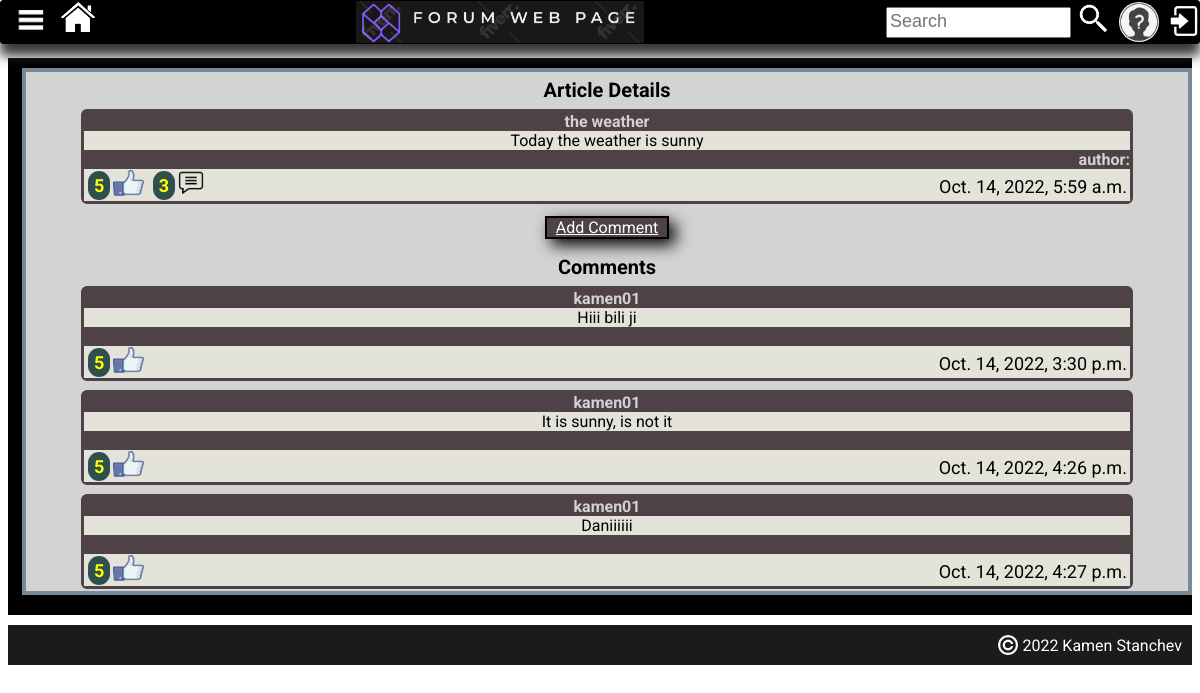
Screenshot of /article-details/1/ with the database file from the repository.
### forum_project/main_app/models.py (models this page shows, shortened)
class PostArticle(models.Model):
    title = models.CharField(max_length=30, unique=True)
    content = models.TextField()
    likes = models.IntegerField(default=0)
    date_created = models.DateTimeField(auto_now_add=True)
    topic = models.CharField(max_length=30, choices=topics_choices(), default='NO TOPIC')
    user = models.ForeignKey(User, on_delete=models.CASCADE)
    @property
    def comments(self):
        result = self.articlecomment_set.all()
        return result

class ArticleComment(models.Model):
    user = models.ForeignKey(User, on_delete=models.CASCADE)
    post_article = models.ForeignKey(PostArticle, on_delete=models.CASCADE)
    content = models.TextField(max_length=300)
    data_created = models.DateTimeField(auto_now_add=True)
    likes = models.IntegerField(default=0)

### forum_project/main_app/views.py (the view)
# urls.py: path('article-details/<int:pk>/', views.ArticleDetails.as_view(), name='article-details'),
class ArticleDetails(DetailView):
    model = PostArticle
    template_name = 'article-detail.html'
    context_object_name = "article"

### forum_project/main_app/templates/article-detail.html (shortened to what this page needs)
{% extends 'base.html' %}
{% load static %}
{% block page_content %}
    <div class="main-container">
        <div class="central-container">
                <p class="container-name">
                    Article Details
                </p>
            <div class="container-items">
                <p class="topic-title">
                    {{ article.title }}
                </p>
                <p class="topic-content">
                    {{ article.content }}
                </p>
                <p class="topic-author">
                    author: {{ article.user.first_name }} {{ article.user.last_name }}
                </p>
                <div class="status-topic">
                    <div class="status-data-left" style="background-color: darkslategrey">{{ article.likes }}</div>
                        <a href="{% url 'likes' article.id %}"><img class="like-button" src="{% static 'icons/like.png' %}"></a>
                    <div class="status-data-left" style="background-color: darkslategrey">{{ article.comments|length }}</div>
                        <a href="{% url 'article-details' article.id %}"><img class="like-button" src="{% static 'icons/comment-black.png' %}"></a>
                    <div class="status-data-right">{{ article.date_created }}</div>
                </div>
            </div>
            <a href="{% url 'create-comment' article.pk %}"
                    style="
                    width: 120px;
                    margin: 10px 0;
                    align-self: center;
                    border: black 2px solid;
                    background-color: #4F4247;
                    color: white;
                    text-align: center;
                    box-shadow: black 6px 6px 16px;
            "
            >Add Comment</a>
             <p class="container-name">
                    Comments
                </p>
            {% for comment in article.comments %}
            <div class="container-items">
                <p class="topic-title">
                    {{ comment.user.username }}
                </p>
                <p class="topic-content">
                    {{ comment.content }}
                </p>
                <br>
                <div class="status-topic">
                    <div class="status-data-left" style="background-color: darkslategrey">{{ article.likes }}</div>
                        <a href="{% url 'likes' article.id %}"><img class="like-button" src="{% static 'icons/like.png' %}"></a>
                    <div class="status-data-right">{{ comment.data_created }}</div>
                </div>
            </div>
            {% endfor %}
        </div>
    </div>
{% endblock %}

### static/css/main.css (style rules this page uses)
body { padding-top: 5px; font-family: 'Roboto', sans-serif; }
p { margin: 0; }

### static/css/container.css (style rules this page uses)
.main-container { display: flex; flex-direction: row; min-height: 80%; padding-top: 10px; padding-bottom: 20px; margin-top: 45px; background-color: black; }
.container-name { text-align: center; font-size: 20px; font-weight: bolder; margin-top: 6px; }
.central-container { display: flex; overflow-y: scroll; flex-direction: column; background-color: lightgrey; flex: 3; border-style: solid; border-color: lightslategray; border-width: 4px; margin-left: 14px; max-height: 700px; }
.container-items { width: 90%; border-radius: 8px; background-color: #4F4247; color: lightgrey; margin-left: auto; margin-right: auto; margin-top: 5px; padding: 3px; border: 2px solid; box-shadow: 2px 2px 2px; text-align: center; }
.topic-title { font-weight: bold; }
.topic-content { font-size: 16px; color: black; background-color: #e3e3da; }
.topic-author { font-weight: bolder; text-align: right; margin: 0; padding: 0; }
.status-topic { display: flex; flex-direction: row; font-size: 18px; color: black; background-color: #e3e3da; }
.status-data-left { margin-top: 2px; margin-bottom: 1px; margin-left: 4px; padding: 4px 6px; background-color: black; border-radius: 12px; color: yellow; font-weight: bolder; }
.like-button { height: 26px; margin-right: 5px; margin-left: 3px; margin-top: 1px; }
.status-data-right { margin-top: 7px; margin-right: 3px; flex: 1; text-align: right; }

### rows the page displays
PostArticle: title "the weather", content "Today the weather is sunny", likes "5", comments|length "3", date_created "Oct. 14, 2022, 5:59 a.m."
ArticleComment: user.username "kamen01", content "Hiii bili ji", data_created "Oct. 14, 2022, 3:30 p.m."
ArticleComment: user.username "kamen01", content "It is sunny, is not it", data_created "Oct. 14, 2022, 4:26 p.m."
ArticleComment: user.username "kamen01", content "Daniiiiii", data_created "Oct. 14, 2022, 4:27 p.m."
